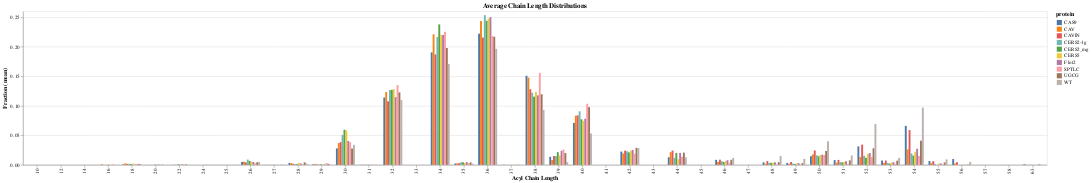

Notebook code for this chart:
### Code cell
click = alt.selection_point(fields=['protein'])

grouped = alt.Chart(ptns_long).mark_bar().encode(
    x='Acyl Chain Length:O',
    xOffset='protein',
    y=alt.Y('value:Q').title('Fraction (mean)'),
    color= alt.condition(click, alt.Color('protein:N'), alt.value('lightgray')),
    tooltip=['Acyl Chain Length', 'protein', 'value']
).properties(
    width=3000,
    title="Average Chain Length Distributions"
).add_params(
    click
)

grouped

### Figure 1 — Vega-Lite specification as saved in the notebook (floating-point values rounded to 4 significant figures; data arrays with more than 128 entries replaced by an {"elided": "..."} marker saying what was removed)
{"config": {"view": {"continuousWidth": 300, "continuousHeight": 300}}, "data": {"name": "data-1e50fdfa4e70ad88982a4114ee600f66"}, "mark": {"type": "bar"}, "encoding": {"color": {"condition": {"param": "param_11", "field": "protein", "type": "nominal"}, "value": "lightgray"}, "tooltip": [{"field": "Acyl Chain Length", "type": "quantitative"}, {"field": "protein", "type": "nominal"}, {"field": "value", "type": "quantitative"}], "x": {"field": "Acyl Chain Length", "type": "ordinal"}, "xOffset": {"field": "protein", "type": "nominal"}, "y": {"field": "value", "title": "Fraction (mean)", "type": "quantitative"}}, "params": [{"name": "param_11", "select": {"type": "point", "fields": ["protein"]}}], "title": "Average Chain Length Distributions", "width": 3000, "$schema": "https://vega.github.io/schema/vega-lite/v5.16.3.json", "datasets": {"data-1e50fdfa4e70ad88982a4114ee600f66": {"elided": "430 records"}}}
